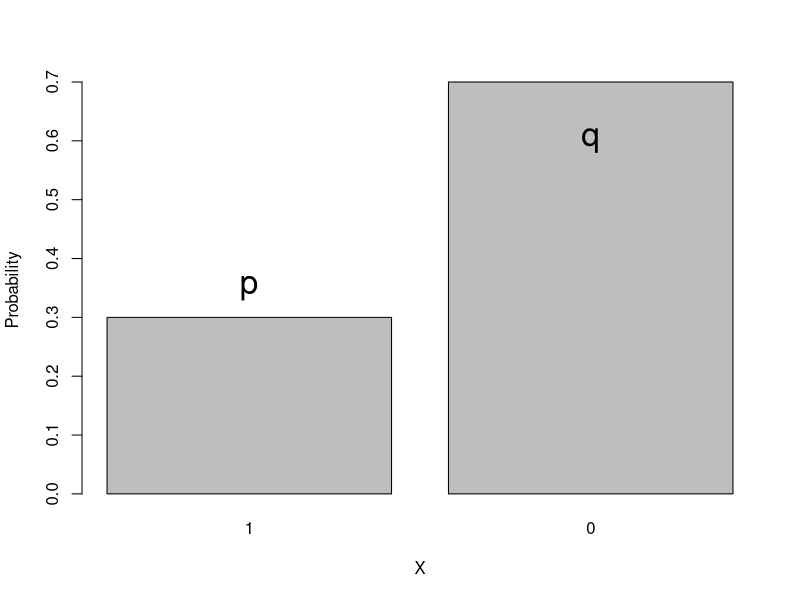
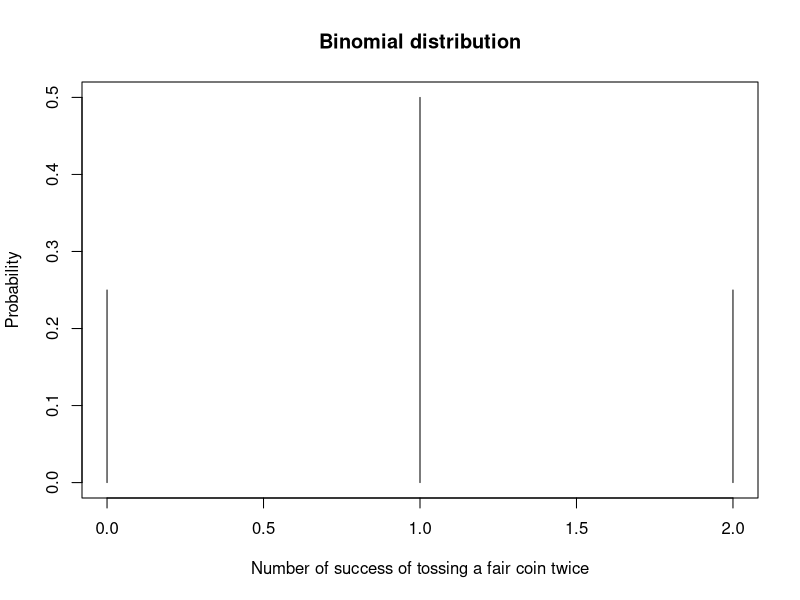
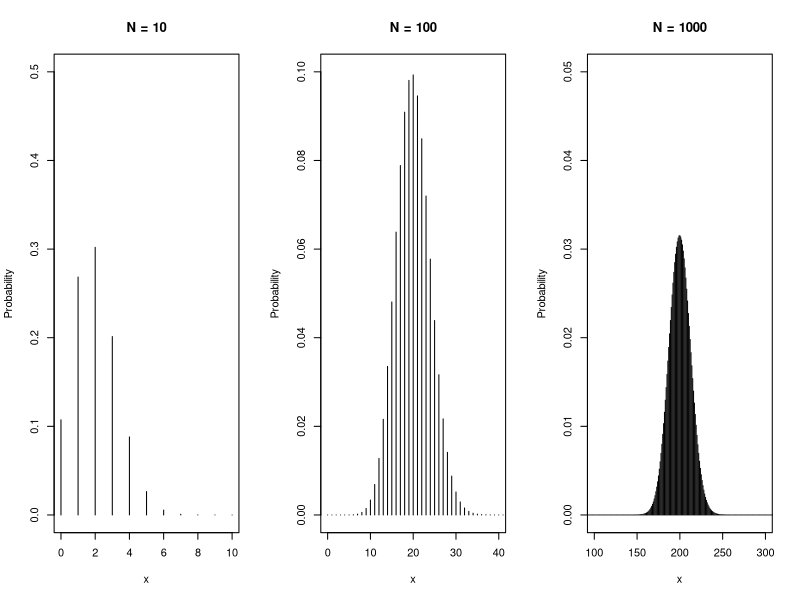
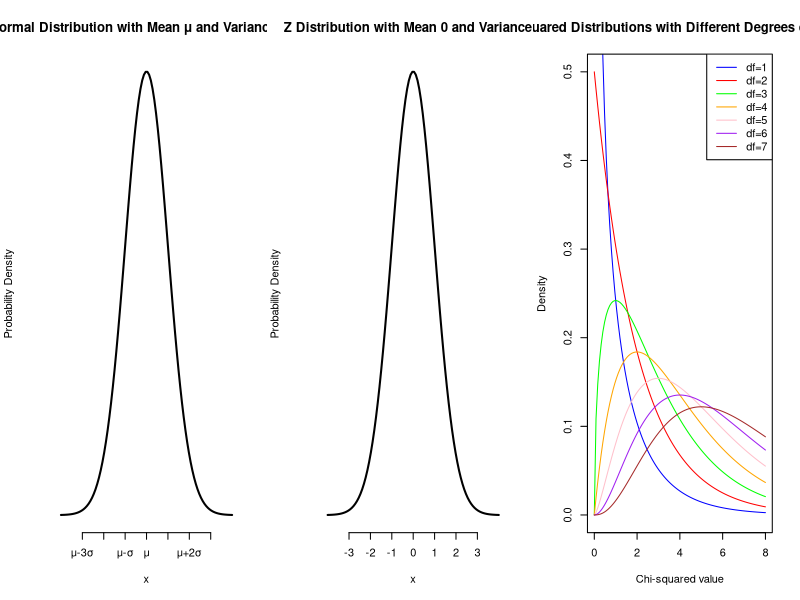
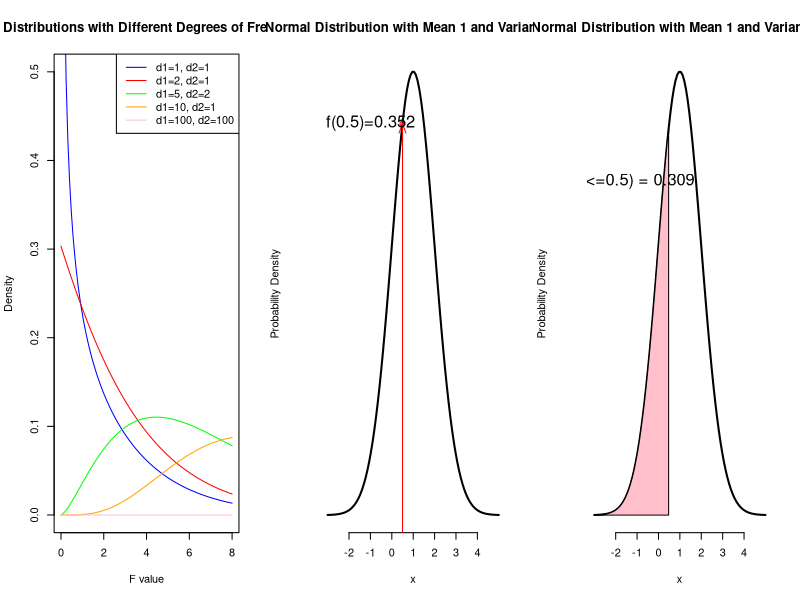
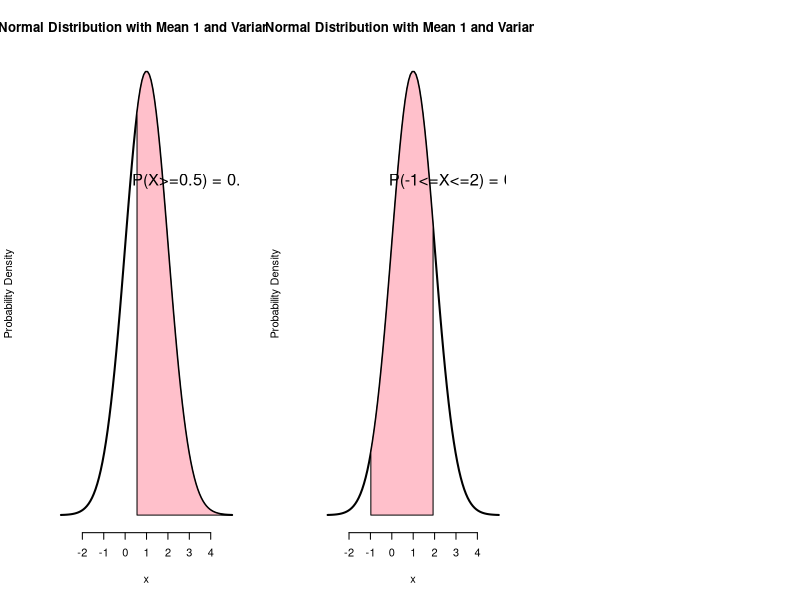

Write R code to recreate these figures, in order.
## ---- chunk 1

## ---- chunk 2
knitr::opts_chunk$set(echo = FALSE, warning = FALSE, message = FALSE)
library("plotrix")
## ---- chunk 3
A <- c(0.3, 0.7)
 
# Plot the bar chart
barplot(A, names=c("1", "0"),  xlab = "X", ylab = "Probability")
text(x=0.7, y=0.35, labels="p", cex=2)

text(x=1.9, y=0.6, labels="q", cex=2)
## ---- chunk 4
x <- 0:2

prob <- c(1/4, 1/2, 1/4)

plot(x, prob,
     type='h',
     xlab = "Number of success of tossing a fair coin twice",
        ylab = "Probability",
     main="Binomial distribution",
        ylim=c(0, 0.5))
## ---- chunk 5
par(mfrow = c(1, 3))

x1 <- 0:10
prob1 <- dbinom(x1, 10, 0.2)
x2 <- 0:100
prob2 <- dbinom(x2, 100, 0.2)
x3 <- 0:1000
prob3 <- dbinom(x3, 1000, 0.2)

plot(x1, prob1,
     type='h',
     xlab = "x",
        ylab = "Probability",
     main="N = 10",
        ylim=c(0, 0.5))

plot(x2, prob2,
     type='h',
     xlab = "x",
        ylab = "Probability",
     main="N = 100",
        ylim=c(0, 0.1),
     xlim=c(0, 40))

plot(x3, prob3,
     type='h',
     xlab = "x",
        ylab = "Probability",
     main="N = 1000",
        ylim=c(0, 0.05),
     xlim=c(100, 300))
## ---- chunk 6
x <- seq(-4, 4, length=100)

y <- dnorm(x)

plot(x,y, type = "l", lwd = 2, axes = FALSE, xlab = "x", ylab = "Probability Density",
     main="Normal Distribution with Mean μ and Variance σ^2")
axis(1, at = -3:3, labels = c("μ-3σ", "μ-2σ", "μ-σ", "μ", "μ+σ", "μ+2σ", "μ+3σ"))

## ---- chunk 7
x <- seq(-4, 4, length=100)

y <- dnorm(x)

plot(x,y, type = "l", lwd = 2, axes = FALSE, xlab = "x", ylab = "Probability Density",
     main="Z Distribution with Mean 0 and Variance 1")
axis(1, at = -3:3, labels = c("-3", "-2", "-1", "0", "1", "2", "3"))

## ---- chunk 8

x <- seq(0, 8, length.out = 100)

curve(dchisq(x, df = 1), x, col = "blue", 
      ylab = "Density", xlab = "Chi-squared value", 
      main = "Chi-squared Distributions with Different Degrees of Freedom",
      xlim=c(0,8), ylim=c(0, 0.5))
curve(dchisq(x, df = 2), x, col = "red", add = TRUE)
curve(dchisq(x, df = 3), x, col = "green", add = TRUE)
curve(dchisq(x, df = 4), x, col = "orange", add = TRUE)
curve(dchisq(x, df = 5), x, col = "pink", add = TRUE)
curve(dchisq(x, df = 6), x, col = "purple", add = TRUE)
curve(dchisq(x, df = 7), x, col = "brown", add = TRUE)

legend("topright", legend = c("df=1", "df=2", "df=3", "df=4", "df=5", "df=6", "df=7"),
       col = c("blue", "red", "green", "orange", "pink", "purple", "brown"), lty = 1)
## ---- chunk 9

x <- seq(0, 5, length.out = 100)

curve(dchisq(x, 1, 1), x, col = "blue", 
      ylab = "Density", xlab = "F value", 
      main = "F Distributions with Different Degrees of Freedom",
      xlim=c(0,8), ylim=c(0, 0.5))
curve(dchisq(x, 2, 1), x, col = "red", add = TRUE)
curve(dchisq(x, 5, 2), x, col = "green", add = TRUE)
curve(dchisq(x, 10, 1), x, col = "orange", add = TRUE)
curve(dchisq(x, 100, 100), x, col = "pink", add = TRUE)

legend("topright", legend = c("d1=1, d2=1", "d1=2, d2=1", "d1=5, d2=2", "d1=10, d2=1", "d1=100, d2=100"),
       col = c("blue", "red", "green", "orange", "pink"), lty = 1)
## ---- chunk 10
dnorm(0.5, mean=1, sd=1)
## ---- chunk 11
x <- seq(-3, 5, length=100)

y <- dnorm(x, mean=1, sd=1)

plot(x,y, type = "l", lwd = 2, axes = FALSE, xlab = "x", ylab = "Probability Density",
     main="Normal Distribution with Mean 1 and Variance 1")
axis(1, at = -2:4, labels = c("-2", "-1", "0", "1", "2", "3", "4"))
arrows(x0=0.5,y0=-0.1,x1=0.5,y1=dnorm(0.5, mean=1, sd=1), col="red", length = 0.1, angle=20)
points(x=0.5, y = dnorm(0.5, mean=1, sd=1), type = "p", col="red")
text(x=-1, y=dnorm(0.5, mean=1, sd=1), labels="f(0.5)=0.352", cex=1.5)
## ---- chunk 12
pnorm(0.5, mean=1, sd=1)
## ---- chunk 13
x <- seq(-3, 5, length=100)
y <- dnorm(x, mean=1, sd=1)
x_range <- x[x<=0.5]

plot(x,y, type = "l", lwd = 2, axes = FALSE, xlab = "x", ylab = "Probability Density",
     main="Normal Distribution with Mean 1 and Variance 1")
axis(1, at = -2:4, labels = c("-2", "-1", "0", "1", "2", "3", "4"))
polygon(c(x[1], x_range, x_range[length(x_range)]), 
        c(0, dnorm(x_range, mean=1, sd=1), 0), 
        col = "pink") 
text(x=-1.5, y=0.3, labels="P(X<=0.5) = 0.309", cex=1.5)

## ---- chunk 14
1-pnorm(0.5, mean=1, sd=1)
## ---- chunk 15
x <- seq(-3, 5, length=100)
y <- dnorm(x, mean=1, sd=1)
x_range <- x[x>=0.5]

plot(x,y, type = "l", lwd = 2, axes = FALSE, xlab = "x", ylab = "Probability Density",
     main="Normal Distribution with Mean 1 and Variance 1")
axis(1, at = -2:4, labels = c("-2", "-1", "0", "1", "2", "3", "4"))
polygon(c(x_range[1], x_range, x_range[length(x_range)]), 
        c(0, dnorm(x_range, mean=1, sd=1), 0), 
        col = "pink") 
text(x=3.5, y=0.3, labels="P(X>=0.5) = 0.691", cex=1.5)

## ---- chunk 16
pnorm(2, mean=1, sd=1)-pnorm(-1, mean=1, sd=1)
## ---- chunk 17
x <- seq(-3, 5, length=100)
y <- dnorm(x, mean=1, sd=1)
x_range <- x[(x>=-1) & (x<=2)]

plot(x,y, type = "l", lwd = 2, axes = FALSE, xlab = "x", ylab = "Probability Density",
     main="Normal Distribution with Mean 1 and Variance 1")
axis(1, at = -2:4, labels = c("-2", "-1", "0", "1", "2", "3", "4"))
polygon(c(x_range[1], x_range, x_range[length(x_range)]), 
        c(0, dnorm(x_range, mean=1, sd=1), 0), 
        col = "pink") 
text(x=3.5, y=0.3, labels="P(-1<=X<=2) = 0.819", cex=1.5)

## ---- chunk 18
dchisq(0.5, df=1)
pchisq(0.5, df=1)
## ---- chunk 19
df(0.5, df1=1, df2=10)
pf(0.5, df=1, df2=10)
